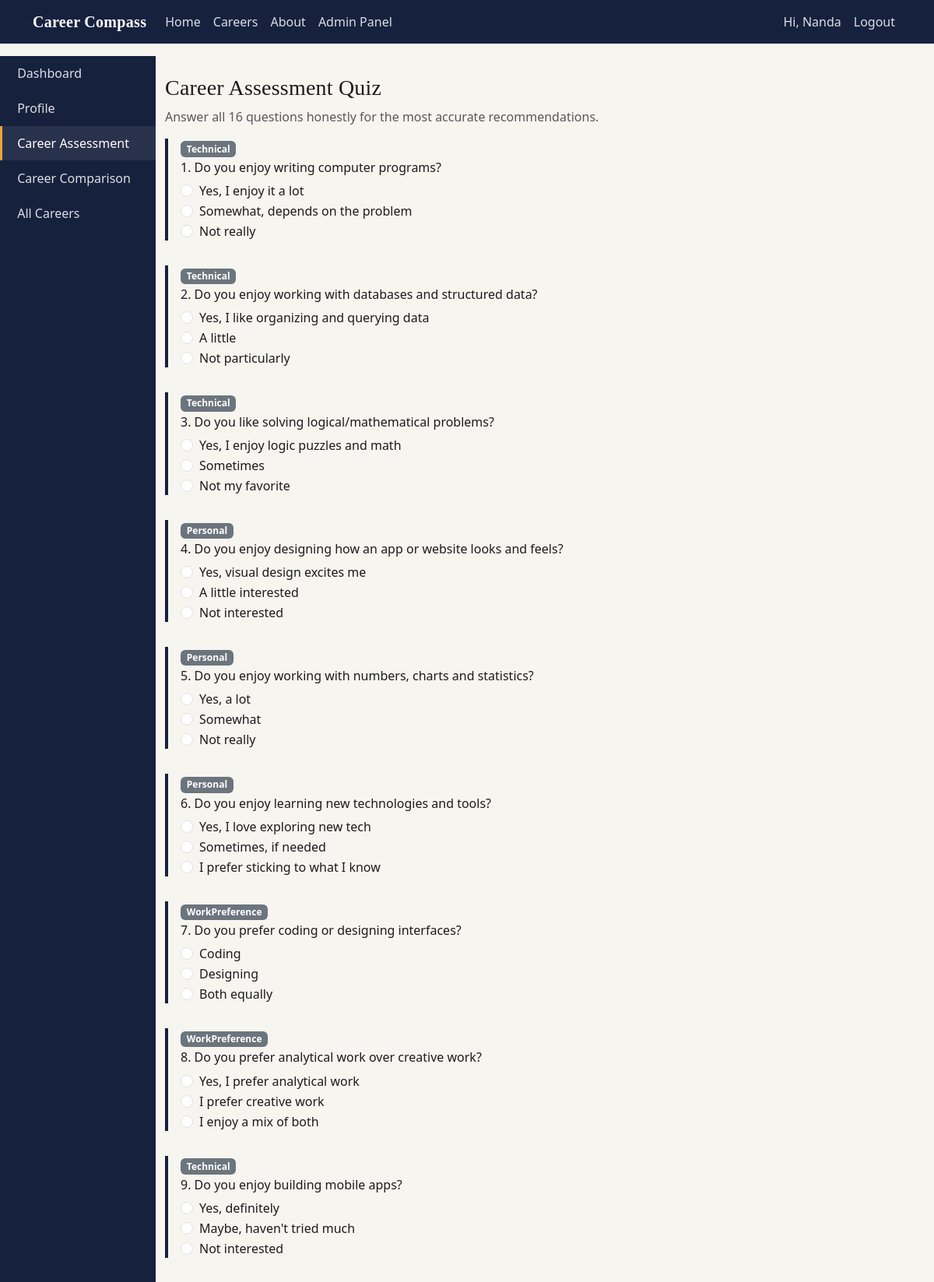
Page /assessment (signed in, upper part) on the committed database.
### models/models.py (models this page shows, shortened)
class User(UserMixin, db.Model):
    __tablename__ = "users"
    id = db.Column(db.Integer, primary_key=True)
    name = db.Column(db.String(120), nullable=False)
    email = db.Column(db.String(150), unique=True, nullable=False)
    password_hash = db.Column(db.String(255), nullable=False)
    is_admin = db.Column(db.Boolean, default=False)
    created_at = db.Column(db.DateTime, default=utcnow)
    profile = db.relationship("Profile", backref="user", uselist=False, cascade="all, delete-orphan")
    skills = db.relationship("UserSkill", backref="user", cascade="all, delete-orphan")
    interests = db.relationship("UserInterest", backref="user", cascade="all, delete-orphan")
    results = db.relationship("Result", backref="user", cascade="all, delete-orphan")

class Question(db.Model):
    __tablename__ = "questions"
    id = db.Column(db.Integer, primary_key=True)
    text = db.Column(db.String(255), nullable=False)
    category = db.Column(db.String(50))  # Technical / Personal / WorkPreference
    options = db.relationship("Option", backref="question", cascade="all, delete-orphan")

class Option(db.Model):
    __tablename__ = "options"
    id = db.Column(db.Integer, primary_key=True)
    question_id = db.Column(db.Integer, db.ForeignKey("questions.id"), nullable=False)
    text = db.Column(db.String(255), nullable=False)
    career_scores = db.relationship("OptionCareerScore", backref="option", cascade="all, delete-orphan")

### routes/student.py (the view, shortened to what this page needs)
@student_bp.route("/assessment", methods=["GET", "POST"])
@login_required
def assessment():
    questions = Question.query.order_by(Question.id).all()
    return render_template("assessment.html", questions=questions)

### templates/assessment.html (shortened to what this page needs)
{% extends "student_base.html" %}
{% set active = 'assessment' %}
{% block student_content %}
<h3>Career Assessment Quiz</h3>
<p class="text-muted">Answer all {{ questions|length }} questions honestly for the most accurate recommendations.</p>
<form method="POST">
    {% for q in questions %}
    <div class="quiz-question">
        <span class="badge bg-secondary mb-1">{{ q.category }}</span>
        <h6>{{ loop.index }}. {{ q.text }}</h6>
        {% for opt in q.options %}
        <div class="form-check">
            <input class="form-check-input" type="radio" name="question_{{ q.id }}" id="opt_{{ opt.id }}" value="{{ opt.id }}" required>
            <label class="form-check-label" for="opt_{{ opt.id }}">{{ opt.text }}</label>
        </div>
        {% endfor %}
    </div>
    {% endfor %}
</form>
{% endblock %}

### templates/base.html (shortened to what this page needs)
<!DOCTYPE html>
<html lang="en">
<head>
    <link href="https://cdn.jsdelivr.net/npm/bootstrap@5.3.3/dist/css/bootstrap.min.css" rel="stylesheet">
    <link rel="stylesheet" href="{{ url_for('static', filename='css/style.css') }}">
</head>
<body>
<nav class="navbar navbar-expand-lg navbar-custom navbar-dark">
    <div class="container">
        <a class="navbar-brand navbar-brand-custom brand" href="{{ url_for('main.home') }}">Career Compass</a>
        <div class="collapse navbar-collapse" id="navMenu">
            <ul class="navbar-nav me-auto mb-2 mb-lg-0">
                <li class="nav-item"><a class="nav-link" href="{{ url_for('main.home') }}">Home</a></li>
                <li class="nav-item"><a class="nav-link" href="{{ url_for('main.careers') }}">Careers</a></li>
                <li class="nav-item"><a class="nav-link" href="{{ url_for('main.about') }}">About</a></li>
                {% if current_user.is_authenticated and current_user.is_admin %}
                <li class="nav-item"><a class="nav-link" href="{{ url_for('admin.dashboard') }}">Admin Panel</a></li>
                {% endif %}
            </ul>
            <ul class="navbar-nav">
                {% if current_user.is_authenticated %}
                <li class="nav-item"><span class="nav-link">Hi, {{ current_user.name }}</span></li>
                <li class="nav-item"><a class="nav-link" href="{{ url_for('auth.logout') }}">Logout</a></li>
                {% else %}
                <li class="nav-item"><a class="nav-link" href="{{ url_for('auth.login') }}">Login</a></li>
                <li class="nav-item"><a class="nav-link" href="{{ url_for('auth.register') }}">Register</a></li>
                {% endif %}
            </ul>
        </div>
    </div>
</nav>
{% block content %}{% endblock %}
</body>
</html>

### static/css/style.css (style rules this page uses)
:root { --navy: #16213E; --navy-dark: #0F1729; --amber: #E9A23B; --teal: #2FA98C; --paper: #F7F5F0; --ink: #1C1C1E; --muted: #6B7280; }
body { background-color: var(--paper); color: var(--ink); font-family: "Segoe UI", Roboto, Helvetica, Arial, sans-serif; }
h1, h2, h3, h4, .brand { font-family: "Georgia", "Times New Roman", serif; letter-spacing: 0.2px; }
.navbar-brand-custom { font-weight: 700; color: #fff !important; letter-spacing: 0.3px; }
.navbar-custom { background-color: var(--navy); }
.navbar-custom .nav-link { color: rgba(255, 255, 255, 0.85) !important; }
.quiz-question { border-left: 4px solid var(--navy); padding-left: 1rem; margin-bottom: 2rem; }

### rows in the picture
User: name "Nanda"
Question: category "Technical", text "Do you enjoy writing computer programs?"
Option: text "Yes, I enjoy it a lot"
Option: text "Somewhat, depends on the problem"
Option: text "Not really"
Question: category "Technical", text "Do you enjoy working with databases and structured data?"
Option: text "Yes, I like organizing and querying data"
Option: text "A little"
Option: text "Not particularly"
Question: category "Technical", text "Do you like solving logical/mathematical problems?"
Option: text "Yes, I enjoy logic puzzles and math"
Option: text "Sometimes"
Option: text "Not my favorite"
Question: category "Personal", text "Do you enjoy designing how an app or website looks and feels?"
Option: text "Yes, visual design excites me"
Option: text "A little interested"
Option: text "Not interested"
Question: category "Personal", text "Do you enjoy working with numbers, charts and statistics?"
Option: text "Yes, a lot"
Option: text "Somewhat"
Option: text "Not really"
Question: category "Personal", text "Do you enjoy learning new technologies and tools?"
Option: text "Yes, I love exploring new tech"
Option: text "Sometimes, if needed"
Option: text "I prefer sticking to what I know"
Question: category "WorkPreference", text "Do you prefer coding or designing interfaces?"
Option: text "Coding"
Option: text "Designing"
Option: text "Both equally"
Question: category "WorkPreference", text "Do you prefer analytical work over creative work?"
Option: text "Yes, I prefer analytical work"
Option: text "I prefer creative work"
Option: text "I enjoy a mix of both"
Question: category "Technical", text "Do you enjoy building mobile apps?"
Option: text "Yes, definitely"
Option: text "Maybe, haven't tried much"
Option: text "Not interested"

### other values in the picture
{{ questions|length }} "16"
